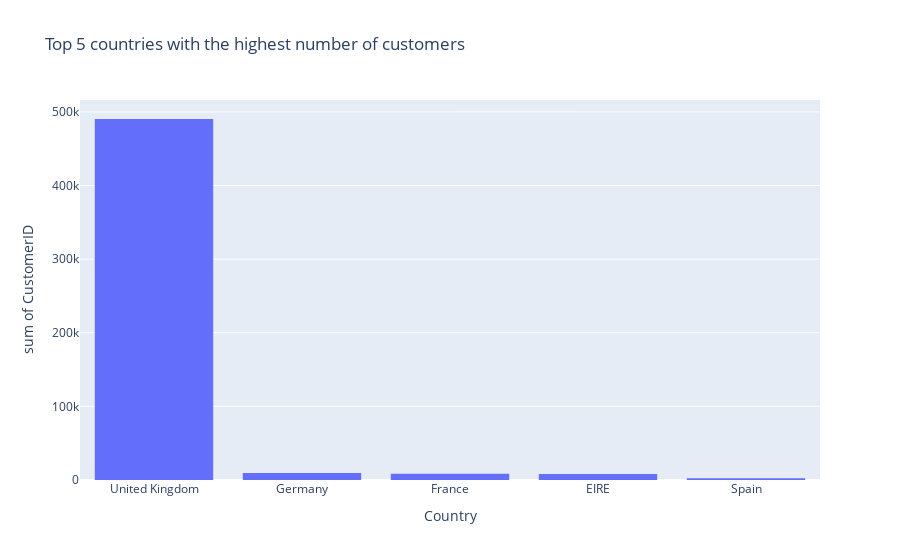

The notebook cell this image was saved under:
### Code cell
# Which countries have the highest number of customers?
top_country = df.groupby('Country')['CustomerID'].count().reset_index().sort_values(by='CustomerID', ascending=False).head(5)
fig1 = px.histogram(top_country, x='Country', y='CustomerID', title='Top 5 countries with the highest number of customers')
fig1.show()

### Figure 1 — Plotly figure (JSON) as saved in the notebook; plotly's stock layout.template omitted (floating-point values rounded to 4 significant figures)
{"data": [{"alignmentgroup": "True", "bingroup": "x", "histfunc": "sum", "hovertemplate": "Country=%{x}<br>sum of CustomerID=%{y}<extra></extra>", "legendgroup": "", "marker": {"color": "#636efa", "pattern": {"shape": ""}}, "name": "", "offsetgroup": "", "orientation": "v", "showlegend": false, "type": "histogram", "x": ["United Kingdom", "Germany", "France", "EIRE", "Spain"], "xaxis": "x", "y": [490300, 9480, 8541, 8184, 2528], "yaxis": "y"}], "layout": {"autosize": true, "barmode": "relative", "legend": {"tracegroupgap": 0}, "title": {"text": "Top 5 countries with the highest number of customers"}, "xaxis": {"anchor": "y", "autorange": true, "domain": [0, 1], "range": [-0.5, 4.5], "title": {"text": "Country"}, "type": "category"}, "yaxis": {"anchor": "x", "autorange": true, "domain": [0, 1], "range": [0, 516100.0], "title": {"text": "sum of CustomerID"}, "type": "linear"}}}
